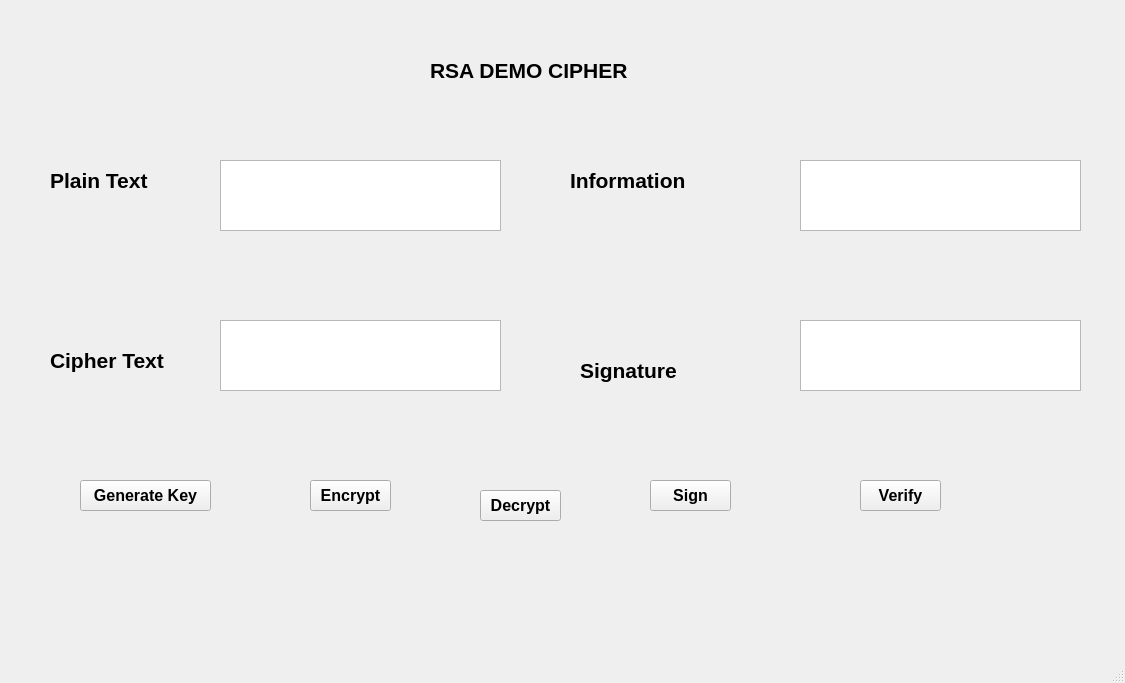
<?xml version="1.0" encoding="UTF-8"?>
<ui version="4.0">
 <class>MainWindow</class>
 <widget class="QMainWindow" name="MainWindow">
  <property name="geometry">
   <rect>
    <x>0</x>
    <y>0</y>
    <width>1125</width>
    <height>683</height>
   </rect>
  </property>
  <property name="font">
   <font>
    <pointsize>12</pointsize>
    <weight>75</weight>
    <bold>true</bold>
   </font>
  </property>
  <property name="windowTitle">
   <string>MainWindow</string>
  </property>
  <widget class="QWidget" name="centralwidget">
   <widget class="QLabel" name="label">
    <property name="geometry">
     <rect>
      <x>430</x>
      <y>40</y>
      <width>211</width>
      <height>61</height>
     </rect>
    </property>
    <property name="font">
     <font>
      <pointsize>16</pointsize>
      <weight>75</weight>
      <bold>true</bold>
     </font>
    </property>
    <property name="text">
     <string>RSA DEMO CIPHER</string>
    </property>
   </widget>
   <widget class="QLabel" name="label_2">
    <property name="geometry">
     <rect>
      <x>50</x>
      <y>150</y>
      <width>121</width>
      <height>61</height>
     </rect>
    </property>
    <property name="font">
     <font>
      <pointsize>16</pointsize>
      <weight>75</weight>
      <bold>true</bold>
     </font>
    </property>
    <property name="text">
     <string>Plain Text</string>
    </property>
   </widget>
   <widget class="QLabel" name="label_3">
    <property name="geometry">
     <rect>
      <x>50</x>
      <y>330</y>
      <width>121</width>
      <height>61</height>
     </rect>
    </property>
    <property name="font">
     <font>
      <pointsize>16</pointsize>
      <weight>75</weight>
      <bold>true</bold>
     </font>
    </property>
    <property name="text">
     <string>Cipher Text</string>
    </property>
   </widget>
   <widget class="QLabel" name="label_4">
    <property name="geometry">
     <rect>
      <x>570</x>
      <y>150</y>
      <width>141</width>
      <height>61</height>
     </rect>
    </property>
    <property name="font">
     <font>
      <pointsize>16</pointsize>
      <weight>75</weight>
      <bold>true</bold>
     </font>
    </property>
    <property name="text">
     <string>Information</string>
    </property>
   </widget>
   <widget class="QLabel" name="label_5">
    <property name="geometry">
     <rect>
      <x>580</x>
      <y>340</y>
      <width>121</width>
      <height>61</height>
     </rect>
    </property>
    <property name="font">
     <font>
      <pointsize>16</pointsize>
      <weight>75</weight>
      <bold>true</bold>
     </font>
    </property>
    <property name="text">
     <string>Signature</string>
    </property>
   </widget>
   <widget class="QPlainTextEdit" name="plain_text">
    <property name="geometry">
     <rect>
      <x>220</x>
      <y>160</y>
      <width>281</width>
      <height>71</height>
     </rect>
    </property>
   </widget>
   <widget class="QPlainTextEdit" name="information_text">
    <property name="geometry">
     <rect>
      <x>800</x>
      <y>160</y>
      <width>281</width>
      <height>71</height>
     </rect>
    </property>
   </widget>
   <widget class="QPlainTextEdit" name="cipher_text">
    <property name="geometry">
     <rect>
      <x>220</x>
      <y>320</y>
      <width>281</width>
      <height>71</height>
     </rect>
    </property>
   </widget>
   <widget class="QPlainTextEdit" name="signature_text">
    <property name="geometry">
     <rect>
      <x>800</x>
      <y>320</y>
      <width>281</width>
      <height>71</height>
     </rect>
    </property>
   </widget>
   <widget class="QPushButton" name="btn_encrypt">
    <property name="geometry">
     <rect>
      <x>310</x>
      <y>480</y>
      <width>81</width>
      <height>31</height>
     </rect>
    </property>
    <property name="text">
     <string>Encrypt</string>
    </property>
   </widget>
   <widget class="QPushButton" name="btn_decrypt">
    <property name="geometry">
     <rect>
      <x>480</x>
      <y>490</y>
      <width>81</width>
      <height>31</height>
     </rect>
    </property>
    <property name="text">
     <string>Decrypt</string>
    </property>
   </widget>
   <widget class="QPushButton" name="btn_sign">
    <property name="geometry">
     <rect>
      <x>650</x>
      <y>480</y>
      <width>81</width>
      <height>31</height>
     </rect>
    </property>
    <property name="text">
     <string>Sign</string>
    </property>
   </widget>
   <widget class="QPushButton" name="btn_verify">
    <property name="geometry">
     <rect>
      <x>860</x>
      <y>480</y>
      <width>81</width>
      <height>31</height>
     </rect>
    </property>
    <property name="text">
     <string>Verify</string>
    </property>
   </widget>
   <widget class="QPushButton" name="btn_generate">
    <property name="geometry">
     <rect>
      <x>80</x>
      <y>480</y>
      <width>131</width>
      <height>31</height>
     </rect>
    </property>
    <property name="text">
     <string>Generate Key</string>
    </property>
   </widget>
  </widget>
  <widget class="QMenuBar" name="menubar">
   <property name="geometry">
    <rect>
     <x>0</x>
     <y>0</y>
     <width>1125</width>
     <height>27</height>
    </rect>
   </property>
  </widget>
  <widget class="QStatusBar" name="statusbar"/>
 </widget>
 <resources/>
 <connections/>
</ui>
